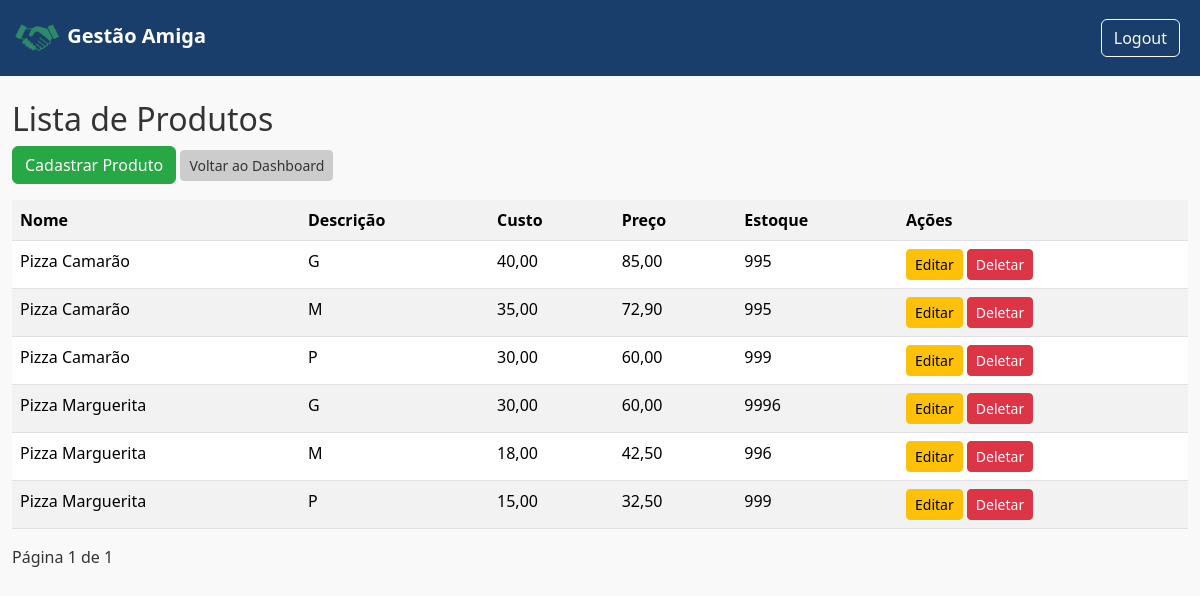
The page /loja/9/produtos/ (signed in) on the database as committed earlier.
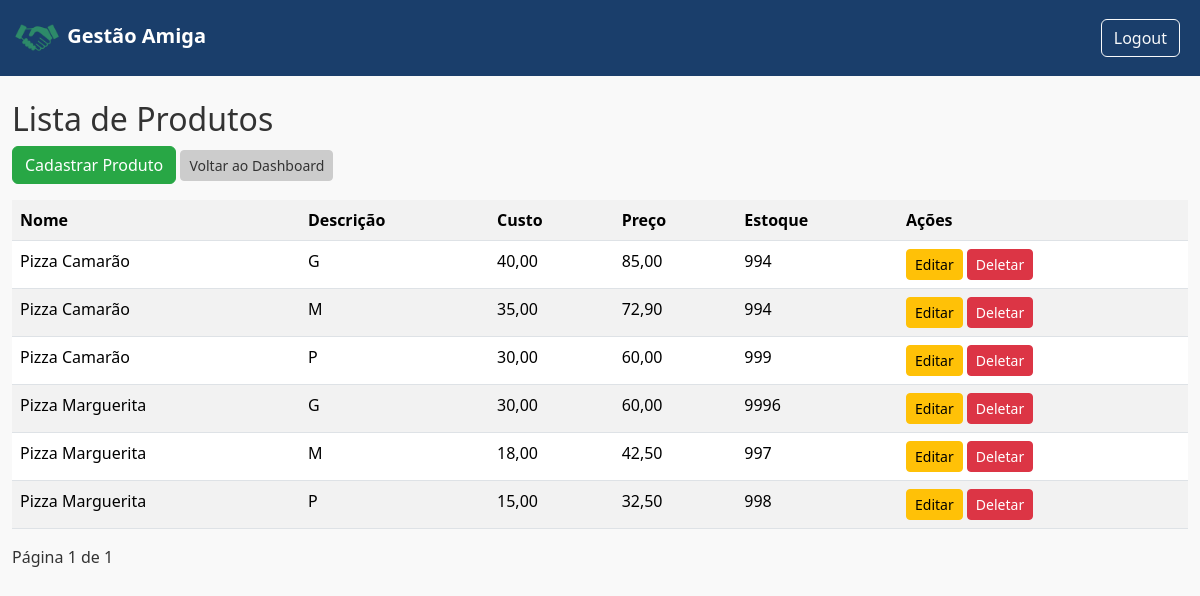
The same page on the database as committed later.
### gestao/models.py (models this page shows, shortened)
class Produto(models.Model):
    loja = models.ForeignKey(Loja, related_name='produtos', on_delete=models.CASCADE)
    nome = models.CharField(max_length=100)
    descricao = models.CharField(max_length=100, default="---")
    preco_compra = models.DecimalField(max_digits=8, decimal_places=2, default=0)
    preco_venda = models.DecimalField(max_digits=8, decimal_places=2, default=1)
    estoque = models.IntegerField()

### gestao/views.py (the view)
# urls.py: path('loja/<int:loja_id>/produtos/', views.lista_produtos, name="lista_produtos"),
@login_required
def lista_produtos(request, loja_id):
    loja = get_object_or_404(Loja, id=loja_id, dono=request.user)
    produtos = loja.produtos.all().order_by('nome', 'descricao')
    paginator = Paginator(produtos, 10)
    page_number = request.GET.get('page')
    page_obj = paginator.get_page(page_number)
    return render(request, 'produtos/lista_produtos.html', {'loja': loja, 'produtos': page_obj, 'page_obj': page_obj} )

### templates/produtos/lista_produtos.html (shortened to what this page needs)
{% extends 'base.html' %}
{% block content %}
<h2>Lista de Produtos</h2>
<a href="{% url 'cadastro_produto' loja.id %}" class="btn btn-primary">Cadastrar Produto</a>
<a href="{% url 'dashboard_loja' loja.id %}" class="btn btn-secondary btn-sm">Voltar ao Dashboard</a>
<div class="table-responsive mt-3">
    <table class="table table-striped">
        <tr>
            <th style="text-align: left;">Nome</th>
            <th>Descrição</th>
            <th>Custo</th>
            <th>Preço</th>
            <th>Estoque</th>
            <th >Ações</th>
        </tr>
        {% for produto in page_obj %}
        <tr>
            <td style="text-align: left;">{{ produto.nome }}</td>
            <td>{{ produto.descricao }}</td>
            <td>{{ produto.preco_compra }}</td>
            <td>{{ produto.preco_venda }}</td>
            <td>{{ produto.estoque }}</td>
            <td>
                <a href="{% url 'editar_produto' loja.id produto.id %}" class="btn btn-warning btn-sm">Editar</a>
                <a href="{% url 'deletar_produto' loja.id produto.id %}" class="btn btn-danger btn-sm">Deletar</a>
            </td>
        </tr>
        {% empty %}
        <tr><td colspan="4">Nenhum produto cadastrado.</td></tr>
        {% endfor %}
    </table>
</div>
<div class="pagination">
    <span>Página {{ page_obj.number }} de {{ page_obj.paginator.num_pages }}</span>
</div>
{% endblock %}

Rows that differ between the two databases and show on the page:
changed Produto (number 1 of 6 on the later page): estoque "995" → "994"
changed Produto (number 2 of 6 on the later page): estoque "995" → "994"
changed Produto (number 5 of 6 on the later page): estoque "996" → "997"
changed Produto (number 6 of 6 on the later page): estoque "999" → "998"
